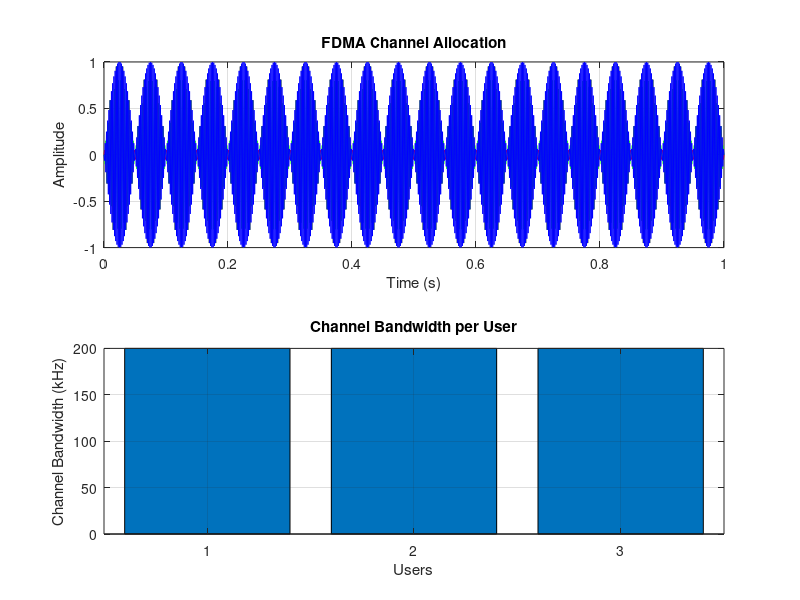

MATLAB code to generate this figure:
clc; clear; close all; 
fs=1000; t=0:1/fs:1; 
TBW=600; Users=3; 
CBW=TBW/Users; 
fc=[100 300 500]; 
m=sin(2*pi*10*t); 
s1=m.*cos(2*pi*fc(1)*t); 
s2=m.*cos(2*pi*fc(2)*t); 
s3=m.*cos(2*pi*fc(3)*t); 
subplot(2,1,1) 
plot(t,s1,'r',t,s2,'g',t,s3,'b'),grid on 
title('FDMA Channel Allocation'),xlabel('Time (s)'),ylabel('Amplitude') 
subplot(2,1,2) 
bar(1:Users,CBW*ones(1,Users)),grid on 
xlabel('Users'),ylabel('Channel Bandwidth (kHz)'),title('Channel Bandwidth per User') 
